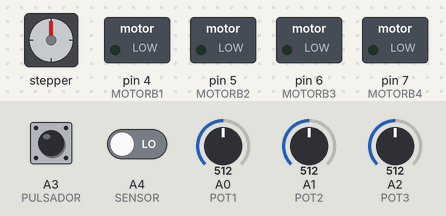
Bench run of a sketch on a simulated Arduino Uno, built with avr-gcc and run on an emulated ATmega328P. On the bench: stepper motor, switched loads named in the sketch (green lamp = pin HIGH). Wiring (inferred from the names in the program): stepper motor (200 steps per turn assumed): coils pin 8, pin 10, pin 9, pin 11. The inputs (shaded band) are chosen by the test bench; at power-on: A3 (PULSADOR) LOW, A1 (POT2) = 512, A0 (POT1) = 512, A2 (POT3) = 512, A4 (SENSOR) LOW. Pins used as bus, display or sensor lines are not drawn; what the sketch prints to the serial monitor is not drawn.

Above: at 1.2 s.
1.3 s: A3 (PULSADOR) pulled HIGH for 0.15 s
4.3 s: A1 (POT2) set to 716
7.3 s: A0 (POT1) set to 716
At 10.2 s:
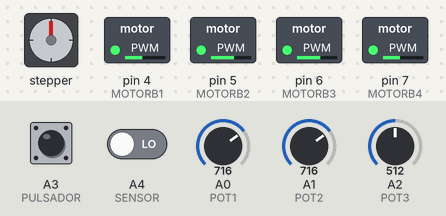
10.3 s: A1 (POT2) set to 1023
11.9 s: A0 (POT1) set to 50
At 12.8 s:
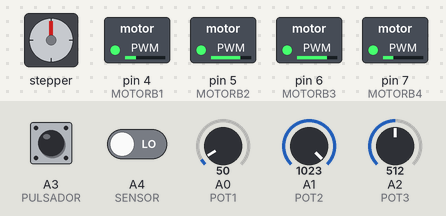
14.9 s: A1 (POT2) set to 900
Timing chart, 0 to 65.4 s (numbered marks = the images above; inputs shaded):
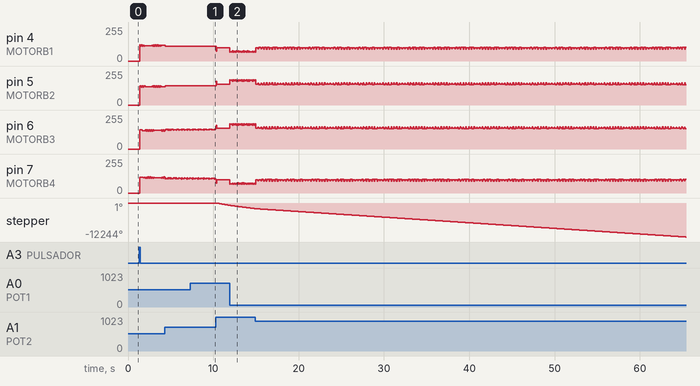

Measured:
- by itself, pin 6 (MOTORB3): repeats every 0.64 s: 150/255 0.04 s, 141/255 0.04 s, 148/255 0.24 s, 141/255 0.04 s, 149/255 0.04 s, 143/255 0.24 s

The sketch:

adolfo.ino
```cpp
#define POT1 A0
#define POT2 A1
#define POT3 A2
#define PULSADOR A3
#define SENSOR A4
int i = 0;

#define MOTORA1 8
#define MOTORA2 9
#define MOTORA3 10
#define MOTORA4 11

#define MOTORB1 4
#define MOTORB2 5
#define MOTORB3 6
#define MOTORB4 7

int pot1 = 0;
int pot2 = 0;
int pot3 = 0;
int pulsador = 0;
int sensor = 0;
int pausa1 = 0;
int pausa2 = 0;
int pmin1 = 40;
int pmax1 = 2000;
int pmin2 = 100;
int pmax2 = 2000;
int tiempo_espera = 0;
int arrancar = 0;
int contador = 0;
int sentido1 = 0;
int sentido2 = 0;
int pasos_giro = 0;
int pasos=0;

void setup() {
  Serial.begin(9600);
  Serial.println("Inicio de programa ");
  pinMode(POT1, INPUT);
  pinMode(POT2, INPUT);
  pinMode(POT3, INPUT);
  pinMode(PULSADOR, INPUT);
  pinMode(SENSOR, INPUT);

  pinMode(MOTORA1, OUTPUT);
  pinMode(MOTORA2, OUTPUT);
  pinMode(MOTORA3, OUTPUT);
  pinMode(MOTORA4, OUTPUT);

  pinMode(MOTORB1, OUTPUT);
  pinMode(MOTORB2, OUTPUT);
  pinMode(MOTORB3, OUTPUT);
  pinMode(MOTORB4, OUTPUT);
}

void loop() {
  LeerEntradas();
  while (contador < pasos_giro && arrancar == 1) {
    if (sentido2 == 0) {
      MoverM2(1);
    } else {
      RetroM2(1);
    }
    LeerEntradas();
    contador++;
  }
  contador = 0;
  while ((pulsador == 0 || pasos<60) && arrancar == 1) {
    if (sentido1 == 0) {
      MoverM1(1);
    } else {
      RetroM1(1);
    }
    LeerEntradas();
    pasos++;
  }
  pasos=0;
  while (pulsador == 1 && arrancar == 1) {
    if (sentido1 == 0) {
      MoverM1(1);
    } else {
      RetroM1(1);
    }
    LeerEntradas();
  }

  //ProbarEntradas();
  //delay(200);
}

void LeerEntradas() {
  pot1 = analogRead(POT1);
  pot2 = analogRead(POT2);
  pot3 = analogRead(POT3);
  pulsador = digitalRead(PULSADOR);
  sensor = digitalRead(SENSOR);

  sentido1 = 1;
  pausa1 = map(pot1, 1023, 0, pmin1, pmax1);

  sentido2 = 0;
  pausa2 = map(pot2, 1023, 0, pmin2, pmax2);

  pasos_giro = 5 * pot3;
  if (pulsador == 1) {
    arrancar = 1;
  }
}


void ProbarEntradas() {
  pot1 = analogRead(POT1);
  pot2 = analogRead(POT2);
  pot3 = analogRead(POT3);
  pulsador = digitalRead(PULSADOR);
  sensor = digitalRead(SENSOR);
  Serial.print("Pot1:   ");
  Serial.print(pot1);
  Serial.print("   Pot2:   ");
  Serial.print(pot2);
  Serial.print("   Pot3:   ");
  Serial.print(pot3);
  Serial.print("   Pulsador:   ");
  Serial.print(pulsador);
  Serial.print("   Sensor:   ");
  Serial.println(sensor);
}

void MoverM1(int steps) {
  for (int i = 0; i < steps; i++) {
    digitalWrite(MOTORA1,  LOW);
    digitalWrite(MOTORA2,  HIGH);
    digitalWrite(MOTORA3,  LOW);
    digitalWrite(MOTORA4,  HIGH);
    delayMicroseconds(pausa1);
    digitalWrite(MOTORA1,  HIGH);
    digitalWrite(MOTORA2,  LOW);
    digitalWrite(MOTORA3,  LOW);
    digitalWrite(MOTORA4,  HIGH);
    delayMicroseconds(pausa1);
    digitalWrite(MOTORA1,  HIGH);
    digitalWrite(MOTORA2,  LOW);
    digitalWrite(MOTORA3,  HIGH);
    digitalWrite(MOTORA4,  LOW);
    delayMicroseconds(pausa1);
    digitalWrite(MOTORA1,  LOW);
    digitalWrite(MOTORA2,  HIGH);
    digitalWrite(MOTORA3,  HIGH);
    digitalWrite(MOTORA4,  LOW);
    delayMicroseconds(pausa1);
  }
  MoverM2(pot2 / 50 + 2);
}

void RetroM1(int steps) {
  for (int i = 0; i < steps; i++) {
    digitalWrite(MOTORA1,  LOW);
    digitalWrite(MOTORA2,  HIGH);
    digitalWrite(MOTORA3,  LOW);
    digitalWrite(MOTORA4,  HIGH);
    delayMicroseconds(pausa1);
    digitalWrite(MOTORA1,  LOW);
    digitalWrite(MOTORA2,  HIGH);
    digitalWrite(MOTORA3,  HIGH);
    digitalWrite(MOTORA4,  LOW);
    delayMicroseconds(pausa1);
    digitalWrite(MOTORA1,  HIGH);
    digitalWrite(MOTORA2,  LOW);
    digitalWrite(MOTORA3,  HIGH);
    digitalWrite(MOTORA4,  LOW);
    delayMicroseconds(pausa1);
    digitalWrite(MOTORA1,  HIGH);
    digitalWrite(MOTORA2,  LOW);
    digitalWrite(MOTORA3,  LOW);
    digitalWrite(MOTORA4,  HIGH);
    delayMicroseconds(pausa1);
  }
  MoverM2(pot2 / 50 + 2);
}

void MoverM2(int steps) {
  for (int i = 0; i < steps; i++) {
    digitalWrite(MOTORB1,  LOW);
    digitalWrite(MOTORB2,  HIGH);
    digitalWrite(MOTORB3,  LOW);
    digitalWrite(MOTORB4,  HIGH);
    delayMicroseconds(pausa2);
    digitalWrite(MOTORB1,  HIGH);
    digitalWrite(MOTORB2,  LOW);
    digitalWrite(MOTORB3,  LOW);
    digitalWrite(MOTORB4,  HIGH);
    delayMicroseconds(pausa2);
    digitalWrite(MOTORB1,  HIGH);
    digitalWrite(MOTORB2,  LOW);
    digitalWrite(MOTORB3,  HIGH);
    digitalWrite(MOTORB4,  LOW);
    delayMicroseconds(pausa2);
    digitalWrite(MOTORB1,  LOW);
    digitalWrite(MOTORB2,  HIGH);
    digitalWrite(MOTORB3,  HIGH);
    digitalWrite(MOTORB4,  LOW);
    delayMicroseconds(pausa2);
  }
}

void RetroM2(int steps) {
  for (int i = 0; i < steps; i++) {
    digitalWrite(MOTORB1,  LOW);
    digitalWrite(MOTORB2,  HIGH);
    digitalWrite(MOTORB3,  LOW);
    digitalWrite(MOTORB4,  HIGH);
    delayMicroseconds(pausa2);
    digitalWrite(MOTORB1,  LOW);
    digitalWrite(MOTORB2,  HIGH);
    digitalWrite(MOTORB3,  HIGH);
    digitalWrite(MOTORB4,  LOW);
    delayMicroseconds(pausa2);
    digitalWrite(MOTORB1,  HIGH);
    digitalWrite(MOTORB2,  LOW);
    digitalWrite(MOTORB3,  HIGH);
    digitalWrite(MOTORB4,  LOW);
    delayMicroseconds(pausa2);
    digitalWrite(MOTORB1,  HIGH);
    digitalWrite(MOTORB2,  LOW);
    digitalWrite(MOTORB3,  LOW);
    digitalWrite(MOTORB4,  HIGH);
    delayMicroseconds(pausa2);
  }
}

void RetroMOTORA(int steps) {//Giro inverso
  for (int i = 0; i < steps; i++) {
    digitalWrite(MOTORA1,  LOW);
    digitalWrite(MOTORA2,  HIGH);
    digitalWrite(MOTORA3,  LOW);;
    digitalWrite(MOTORA4,  HIGH);
    delayMicroseconds(pausa1);
    digitalWrite(MOTORA1,  LOW);
    digitalWrite(MOTORA2,  HIGH);
    digitalWrite(MOTORA3,  HIGH);
    digitalWrite(MOTORA4,  LOW);
    delayMicroseconds(pausa1);
    digitalWrite(MOTORA1,  HIGH);
    digitalWrite(MOTORA2,  LOW);
    digitalWrite(MOTORA3,  HIGH);
    digitalWrite(MOTORA4,  LOW);
    delayMicroseconds(pausa1);
    digitalWrite(MOTORA1,  HIGH);
    digitalWrite(MOTORA2,  LOW);
    digitalWrite(MOTORA3,  LOW);
    digitalWrite(MOTORA4,  HIGH);
    delayMicroseconds(pausa1);
  }
}
```
